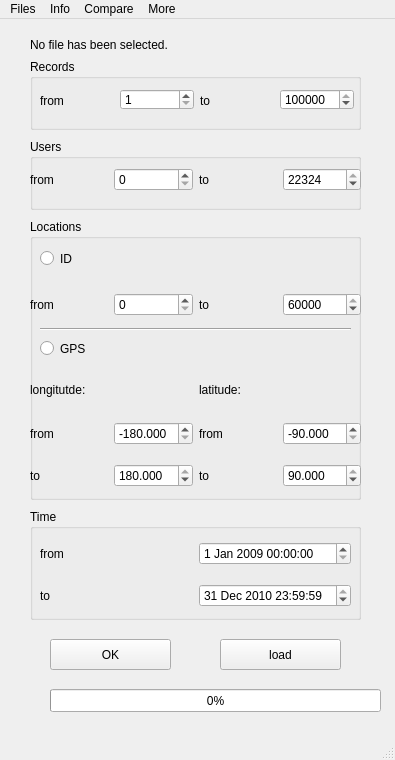
<?xml version="1.0" encoding="UTF-8"?>
<ui version="4.0">
 <class>MainWindow</class>
 <widget class="QMainWindow" name="MainWindow">
  <property name="geometry">
   <rect>
    <x>0</x>
    <y>0</y>
    <width>395</width>
    <height>760</height>
   </rect>
  </property>
  <property name="maximumSize">
   <size>
    <width>395</width>
    <height>760</height>
   </size>
  </property>
  <property name="windowTitle">
   <string>POI Data Analyzer</string>
  </property>
  <widget class="QWidget" name="centralwidget">
   <widget class="QWidget" name="widget_10" native="true">
    <property name="geometry">
     <rect>
      <x>20</x>
      <y>110</y>
      <width>351</width>
      <height>501</height>
     </rect>
    </property>
    <property name="sizePolicy">
     <sizepolicy hsizetype="Fixed" vsizetype="Fixed">
      <horstretch>0</horstretch>
      <verstretch>0</verstretch>
     </sizepolicy>
    </property>
    <widget class="QGroupBox" name="groupBox">
     <property name="geometry">
      <rect>
       <x>10</x>
       <y>10</y>
       <width>331</width>
       <height>71</height>
      </rect>
     </property>
     <property name="title">
      <string>Users</string>
     </property>
     <widget class="QWidget" name="widget" native="true">
      <property name="geometry">
       <rect>
        <x>0</x>
        <y>10</y>
        <width>331</width>
        <height>61</height>
       </rect>
      </property>
      <layout class="QHBoxLayout" name="horizontalLayout">
       <item>
        <widget class="QLabel" name="label_10">
         <property name="text">
          <string>from</string>
         </property>
        </widget>
       </item>
       <item>
        <widget class="QSpinBox" name="userfrom">
         <property name="minimum">
          <number>0</number>
         </property>
         <property name="maximum">
          <number>22324</number>
         </property>
         <property name="value">
          <number>0</number>
         </property>
        </widget>
       </item>
       <item>
        <widget class="QLabel" name="label_11">
         <property name="text">
          <string>to</string>
         </property>
        </widget>
       </item>
       <item>
        <widget class="QSpinBox" name="userto">
         <property name="minimum">
          <number>0</number>
         </property>
         <property name="maximum">
          <number>22324</number>
         </property>
         <property name="value">
          <number>22324</number>
         </property>
        </widget>
       </item>
      </layout>
     </widget>
    </widget>
    <widget class="QGroupBox" name="groupBox_2">
     <property name="geometry">
      <rect>
       <x>10</x>
       <y>90</y>
       <width>331</width>
       <height>281</height>
      </rect>
     </property>
     <property name="title">
      <string>Locations</string>
     </property>
     <widget class="QWidget" name="widget_5" native="true">
      <property name="geometry">
       <rect>
        <x>0</x>
        <y>60</y>
        <width>331</width>
        <height>51</height>
       </rect>
      </property>
      <layout class="QHBoxLayout" name="horizontalLayout_2">
       <item>
        <widget class="QLabel" name="label_8">
         <property name="text">
          <string>from</string>
         </property>
        </widget>
       </item>
       <item>
        <widget class="QSpinBox" name="poifrom">
         <property name="minimum">
          <number>0</number>
         </property>
         <property name="maximum">
          <number>60000</number>
         </property>
         <property name="value">
          <number>0</number>
         </property>
        </widget>
       </item>
       <item>
        <widget class="QLabel" name="label_9">
         <property name="text">
          <string>to</string>
         </property>
        </widget>
       </item>
       <item>
        <widget class="QSpinBox" name="poito">
         <property name="minimum">
          <number>0</number>
         </property>
         <property name="maximum">
          <number>60000</number>
         </property>
         <property name="value">
          <number>60000</number>
         </property>
        </widget>
       </item>
      </layout>
     </widget>
     <widget class="QWidget" name="widget_7" native="true">
      <property name="geometry">
       <rect>
        <x>0</x>
        <y>150</y>
        <width>331</width>
        <height>41</height>
       </rect>
      </property>
      <layout class="QHBoxLayout" name="horizontalLayout_3">
       <item>
        <widget class="QLabel" name="label_15">
         <property name="text">
          <string>longitutde:</string>
         </property>
        </widget>
       </item>
       <item>
        <widget class="QLabel" name="label_14">
         <property name="text">
          <string>latitude:</string>
         </property>
        </widget>
       </item>
      </layout>
     </widget>
     <widget class="QWidget" name="widget_8" native="true">
      <property name="geometry">
       <rect>
        <x>0</x>
        <y>190</y>
        <width>331</width>
        <height>91</height>
       </rect>
      </property>
      <layout class="QGridLayout" name="gridLayout">
       <item row="0" column="2">
        <widget class="QLabel" name="label_12">
         <property name="text">
          <string>from</string>
         </property>
        </widget>
       </item>
       <item row="0" column="0">
        <widget class="QLabel" name="label_6">
         <property name="text">
          <string>from</string>
         </property>
        </widget>
       </item>
       <item row="0" column="3">
        <widget class="QDoubleSpinBox" name="yfrom">
         <property name="decimals">
          <number>3</number>
         </property>
         <property name="minimum">
          <double>-90.000000000000000</double>
         </property>
         <property name="maximum">
          <double>90.000000000000000</double>
         </property>
         <property name="value">
          <double>-90.000000000000000</double>
         </property>
        </widget>
       </item>
       <item row="1" column="1">
        <widget class="QDoubleSpinBox" name="xto">
         <property name="decimals">
          <number>3</number>
         </property>
         <property name="minimum">
          <double>-180.000000000000000</double>
         </property>
         <property name="maximum">
          <double>180.000000000000000</double>
         </property>
         <property name="value">
          <double>180.000000000000000</double>
         </property>
        </widget>
       </item>
       <item row="1" column="3">
        <widget class="QDoubleSpinBox" name="yto">
         <property name="decimals">
          <number>3</number>
         </property>
         <property name="minimum">
          <double>-90.000000000000000</double>
         </property>
         <property name="maximum">
          <double>90.000000000000000</double>
         </property>
         <property name="value">
          <double>90.000000000000000</double>
         </property>
        </widget>
       </item>
       <item row="1" column="2">
        <widget class="QLabel" name="label_13">
         <property name="text">
          <string>to</string>
         </property>
        </widget>
       </item>
       <item row="0" column="1">
        <widget class="QDoubleSpinBox" name="xfrom">
         <property name="decimals">
          <number>3</number>
         </property>
         <property name="minimum">
          <double>-180.000000000000000</double>
         </property>
         <property name="maximum">
          <double>180.000000000000000</double>
         </property>
         <property name="value">
          <double>-180.000000000000000</double>
         </property>
        </widget>
       </item>
       <item row="1" column="0">
        <widget class="QLabel" name="label_7">
         <property name="text">
          <string>to</string>
         </property>
        </widget>
       </item>
      </layout>
     </widget>
     <widget class="QRadioButton" name="poi_id">
      <property name="geometry">
       <rect>
        <x>10</x>
        <y>30</y>
        <width>313</width>
        <height>19</height>
       </rect>
      </property>
      <property name="text">
       <string>ID</string>
      </property>
     </widget>
     <widget class="QRadioButton" name="poi_gps">
      <property name="geometry">
       <rect>
        <x>10</x>
        <y>120</y>
        <width>323</width>
        <height>19</height>
       </rect>
      </property>
      <property name="text">
       <string>GPS</string>
      </property>
     </widget>
     <widget class="Line" name="line">
      <property name="geometry">
       <rect>
        <x>10</x>
        <y>100</y>
        <width>311</width>
        <height>20</height>
       </rect>
      </property>
      <property name="lineWidth">
       <number>1</number>
      </property>
      <property name="midLineWidth">
       <number>0</number>
      </property>
      <property name="orientation">
       <enum>Qt::Horizontal</enum>
      </property>
     </widget>
    </widget>
    <widget class="QGroupBox" name="groupBox_3">
     <property name="geometry">
      <rect>
       <x>10</x>
       <y>380</y>
       <width>331</width>
       <height>111</height>
      </rect>
     </property>
     <property name="title">
      <string>Time</string>
     </property>
     <widget class="QWidget" name="widget_11" native="true">
      <property name="geometry">
       <rect>
        <x>10</x>
        <y>20</y>
        <width>311</width>
        <height>91</height>
       </rect>
      </property>
      <layout class="QGridLayout" name="gridLayout_2">
       <item row="0" column="0">
        <widget class="QLabel" name="label_4">
         <property name="text">
          <string>from</string>
         </property>
        </widget>
       </item>
       <item row="0" column="1">
        <widget class="QDateTimeEdit" name="timefrom">
         <property name="dateTime">
          <datetime>
           <hour>0</hour>
           <minute>0</minute>
           <second>0</second>
           <year>2009</year>
           <month>1</month>
           <day>1</day>
          </datetime>
         </property>
         <property name="maximumDateTime">
          <datetime>
           <hour>23</hour>
           <minute>59</minute>
           <second>59</second>
           <year>2010</year>
           <month>12</month>
           <day>31</day>
          </datetime>
         </property>
         <property name="minimumDateTime">
          <datetime>
           <hour>0</hour>
           <minute>0</minute>
           <second>0</second>
           <year>2009</year>
           <month>1</month>
           <day>1</day>
          </datetime>
         </property>
        </widget>
       </item>
       <item row="1" column="0">
        <widget class="QLabel" name="label_5">
         <property name="text">
          <string>to</string>
         </property>
        </widget>
       </item>
       <item row="1" column="1">
        <widget class="QDateTimeEdit" name="timeto">
         <property name="dateTime">
          <datetime>
           <hour>23</hour>
           <minute>59</minute>
           <second>59</second>
           <year>2010</year>
           <month>12</month>
           <day>31</day>
          </datetime>
         </property>
         <property name="maximumDateTime">
          <datetime>
           <hour>23</hour>
           <minute>59</minute>
           <second>59</second>
           <year>2010</year>
           <month>12</month>
           <day>31</day>
          </datetime>
         </property>
         <property name="minimumDateTime">
          <datetime>
           <hour>0</hour>
           <minute>0</minute>
           <second>0</second>
           <year>2009</year>
           <month>1</month>
           <day>1</day>
          </datetime>
         </property>
        </widget>
       </item>
      </layout>
     </widget>
    </widget>
   </widget>
   <widget class="QProgressBar" name="filterprogress">
    <property name="geometry">
     <rect>
      <x>50</x>
      <y>670</y>
      <width>331</width>
      <height>23</height>
     </rect>
    </property>
    <property name="value">
     <number>0</number>
    </property>
   </widget>
   <widget class="QPushButton" name="load">
    <property name="geometry">
     <rect>
      <x>220</x>
      <y>620</y>
      <width>121</width>
      <height>31</height>
     </rect>
    </property>
    <property name="text">
     <string>load</string>
    </property>
   </widget>
   <widget class="QPushButton" name="ok">
    <property name="geometry">
     <rect>
      <x>50</x>
      <y>620</y>
      <width>121</width>
      <height>31</height>
     </rect>
    </property>
    <property name="text">
     <string>OK</string>
    </property>
   </widget>
   <widget class="QWidget" name="widget_2" native="true">
    <property name="geometry">
     <rect>
      <x>20</x>
      <y>10</y>
      <width>351</width>
      <height>31</height>
     </rect>
    </property>
    <widget class="QLabel" name="pathview">
     <property name="geometry">
      <rect>
       <x>10</x>
       <y>0</y>
       <width>341</width>
       <height>31</height>
      </rect>
     </property>
     <property name="frameShape">
      <enum>QFrame::NoFrame</enum>
     </property>
     <property name="text">
      <string>No file has been selected.</string>
     </property>
    </widget>
   </widget>
   <widget class="QGroupBox" name="groupBox_4">
    <property name="geometry">
     <rect>
      <x>30</x>
      <y>40</y>
      <width>331</width>
      <height>71</height>
     </rect>
    </property>
    <property name="title">
     <string>Records</string>
    </property>
    <widget class="QLabel" name="label">
     <property name="geometry">
      <rect>
       <x>10</x>
       <y>20</y>
       <width>74</width>
       <height>43</height>
      </rect>
     </property>
     <property name="text">
      <string>from</string>
     </property>
    </widget>
    <widget class="QLabel" name="label_2">
     <property name="geometry">
      <rect>
       <x>170</x>
       <y>20</y>
       <width>74</width>
       <height>43</height>
      </rect>
     </property>
     <property name="text">
      <string>to</string>
     </property>
    </widget>
    <widget class="QSpinBox" name="recfrom">
     <property name="geometry">
      <rect>
       <x>90</x>
       <y>30</y>
       <width>74</width>
       <height>21</height>
      </rect>
     </property>
     <property name="minimum">
      <number>1</number>
     </property>
     <property name="maximum">
      <number>1502536</number>
     </property>
    </widget>
    <widget class="QSpinBox" name="recto">
     <property name="geometry">
      <rect>
       <x>250</x>
       <y>30</y>
       <width>74</width>
       <height>21</height>
      </rect>
     </property>
     <property name="minimum">
      <number>1</number>
     </property>
     <property name="maximum">
      <number>1502536</number>
     </property>
     <property name="singleStep">
      <number>1</number>
     </property>
     <property name="value">
      <number>1502536</number>
     </property>
    </widget>
   </widget>
  </widget>
  <widget class="QMenuBar" name="menubar">
   <property name="geometry">
    <rect>
     <x>0</x>
     <y>0</y>
     <width>395</width>
     <height>26</height>
    </rect>
   </property>
   <widget class="QMenu" name="menuFiles">
    <property name="title">
     <string>Files</string>
    </property>
    <addaction name="actionOpen"/>
   </widget>
   <widget class="QMenu" name="menuInfo">
    <property name="title">
     <string>Info</string>
    </property>
    <addaction name="action_oneuser"/>
    <addaction name="action_onepoi"/>
   </widget>
   <widget class="QMenu" name="menuAnalysis">
    <property name="title">
     <string>Compare</string>
    </property>
    <addaction name="action_twousers"/>
    <addaction name="action_twopoi"/>
   </widget>
   <widget class="QMenu" name="menuMore">
    <property name="title">
     <string>More</string>
    </property>
    <addaction name="actionTrack"/>
   </widget>
   <addaction name="menuFiles"/>
   <addaction name="menuInfo"/>
   <addaction name="menuAnalysis"/>
   <addaction name="menuMore"/>
  </widget>
  <widget class="QStatusBar" name="statusbar"/>
  <action name="action_oneuser">
   <property name="text">
    <string>10 popular locations for a user</string>
   </property>
  </action>
  <action name="action_onepoi">
   <property name="text">
    <string>DAU of a POI</string>
   </property>
  </action>
  <action name="action_twousers">
   <property name="text">
    <string>Compare two users based on info</string>
   </property>
  </action>
  <action name="action_twopoi">
   <property name="text">
    <string>Compare two POI based on info</string>
   </property>
  </action>
  <action name="actionOpen">
   <property name="text">
    <string>Open</string>
   </property>
  </action>
  <action name="actionTrack">
   <property name="text">
    <string>Track of two users</string>
   </property>
  </action>
 </widget>
 <resources/>
 <connections/>
</ui>
